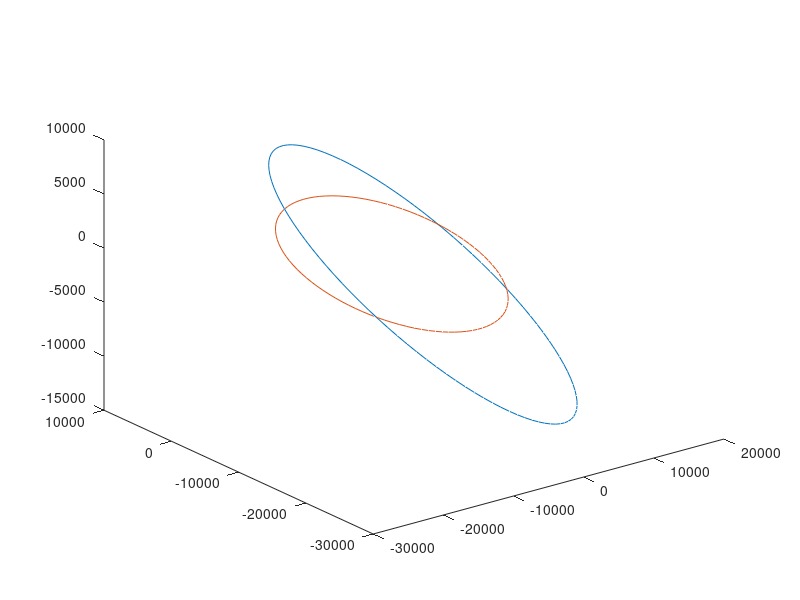

MATLAB code to generate this figure: (Note: this script raises an error after producing the figure.)
R_mars = 3397; % km
Gm_mars = 42828.314258067; % km^3/sec^2

TA_maneuver = 150; %[deg]
a_old = 6*R_mars;
e_old = 0.5;
big_omega = 45; % deg
inc = 30; % deg
little_omega = 30; % deg

fprintf("Semi major axis before maneuver: %.4e km\n", a_old);

specific_energy_old = -Gm_mars/(2*a_old);
fprintf("specific energy before maneuver: %.4e km^2/s^2\n", specific_energy_old);

p_old = a_old*(1-e_old^2);
fprintf("semilatus rectum before maneuver: %.4e km\n", p_old);

r = p_old/(1+e_old*cosd(TA_maneuver));
fprintf("radius at maneuver: %.4e km\n", r);

% calc v
v_old = sqrt(2*(specific_energy_old+(Gm_mars/r)));
fprintf("Velocity mag before maneuver: %.4e km/sec\n", v_old);

% calc r_dot 
r_dot_old = sqrt((v_old^2)-(p_old*Gm_mars/(r^2)));
fprintf("r_dot mag before maneuver: %.4e km/sec\n", r_dot_old);

% calc r_theta_dot
r_theta_dot_old = sqrt(p_old*Gm_mars)/r;
fprintf("r_theta_dot mag before maneuver: %.4e km/sec\n", r_theta_dot_old);

% calc FPA
FPA_old = atand(r_dot_old/r_theta_dot_old); % positive because ascending
fprintf("FPA before maneuver: %.4e deg\n", FPA_old);

% convert to rotational

theta = TA_maneuver + little_omega;
fprintf("theta: %.4e deg\n", theta);
fprintf("TA check: %.4e deg\n", theta - little_omega);
delta_v_inertial = [ 0.1 0.25 0.35 ]; % [x^ y^ z^]
fprintf("delta_v_inertial: %.4e km/s x^ %.4e km/s y^ %.4e km/s z^\n", delta_v_inertial);

TA_inertial_to_rotational = [ (cosd(big_omega)*cosd(theta))-(sind(big_omega)*cosd(inc)*sind(theta)) (-cosd(big_omega)*sind(theta))-(sind(big_omega)*cosd(inc)*cosd(theta)) sind(big_omega)*sind(inc);...
                              (sind(big_omega)*cosd(theta))+(cosd(big_omega)*cosd(inc)*sind(theta)) (-sind(big_omega)*sind(theta))+(cosd(big_omega)*cosd(inc)*cosd(theta)) -cosd(big_omega)*sind(inc);...
                              sind(inc)*sind(theta) sind(inc)*cosd(theta) cosd(inc) ];
delta_v_rotational = delta_v_inertial*TA_inertial_to_rotational;
fprintf("delta_v_rotational: %.4e km/s r^ %.4e km/s theta^ %.4e km/s h^\n", delta_v_rotational);

% convert to VNB

TA_rotational_to_vnb = [ sind(FPA_old) cosd(FPA_old) 0 ;...
                         cosd(FPA_old) -sind(FPA_old) 0;...
                         0 0 1 ];
delta_v_vnb = delta_v_rotational*TA_rotational_to_vnb;
fprintf("delta_v_vnb: %.4e km/s v^ %.4e km/s b^ %.4e km/s n^\n", delta_v_vnb(1), delta_v_vnb(2), delta_v_vnb(3));
fprintf("delta_v_vnb magnitude: %.4e km/s\n", norm(delta_v_vnb));                         
fprintf("delta_v_rotational magnitude: %.4e km/s\n", norm(delta_v_rotational));                         
fprintf("delta_v_inertial magnitude: %.4e km/s\n", norm(delta_v_inertial)); 
fprintf("percent of out-of-plane component: %.4e percent\n", delta_v_vnb(3)/norm(delta_v_vnb)*100);
delta_v_r_theta = sqrt((delta_v_rotational(1)^2)+(delta_v_rotational(2)^2));
fprintf("magnitude of projection of delta v on r, theta: %.4e km/s\n", delta_v_r_theta);
beta_angle = atand(delta_v_rotational(3)/delta_v_r_theta);
fprintf("beta_angle: %.4e deg\n", beta_angle);
beta_angle_check = asind(delta_v_rotational(3)/norm(delta_v_rotational));
fprintf("beta_angle_check: %.4e deg\n", beta_angle_check);
beta_angle_check_2 = asind(delta_v_rotational(3)/norm(delta_v_rotational));
fprintf("delta_v_h^: %.4e km/s\n", delta_v_rotational(3));
fprintf("beta_angle_check_2: %.4e deg\n", beta_angle_check_2);
phi_angle = asind(delta_v_rotational(1)/(norm(delta_v_rotational)*cosd(beta_angle)));
fprintf("phi_angle: %.4e deg\n", phi_angle);
phi_angle_check = acosd(delta_v_rotational(2)/(norm(delta_v_rotational)*cosd(beta_angle)));
fprintf("phi_angle_check: %.4e deg\n", phi_angle_check);

% calculate delta_v_v_b
delta_v_v_b = sqrt((delta_v_vnb(1)^2)+(delta_v_vnb(2)^2));
fprintf("magnitude of projection of delta v on v, b: %.4e km/s\n", delta_v_v_b);
alpha_angle = acosd(delta_v_vnb(1)/(norm(delta_v_vnb)*cosd(beta_angle)));
fprintf("alpha_angle: %.4e deg\n", alpha_angle);
alpha_angle_check = asind(delta_v_vnb(2)/(norm(delta_v_vnb)*cosd(beta_angle)));
fprintf("alpha_angle_check: %.4e deg\n", alpha_angle_check);

% express r and v_old in xyz
r_vector_rotational = [ r 0 0 ];
r_vector_inertial = r_vector_rotational*transpose(TA_inertial_to_rotational);
fprintf("r_vector_inertial: %.4e km x^ %.4e km y^ %.4e km z^\n", r_vector_inertial);
fprintf("r magnitude check: %.4e km\n", norm(r_vector_inertial));

v_vector_old_rotational = [ r_dot_old r_theta_dot_old 0 ];
v_vector_old_inertial = v_vector_old_rotational*transpose(TA_inertial_to_rotational);
fprintf("v_vector_old_inertial: %.4e km/s x^ %.4e km/s y^ %.4e km/s z^\n", v_vector_old_inertial);
fprintf("v old magnitude check: %.4e km\n", norm(v_vector_old_inertial));

v_vector_new_inertial = v_vector_old_inertial + delta_v_inertial;
fprintf("v_vector_new_inertial: %.4e km/s x^ %.4e km/s y^ %.4e km/s z^\n", v_vector_new_inertial);
v_new = norm(v_vector_new_inertial);
fprintf("v_new: %.4e km/sec\n", v_new);

h_unit_new = cross(r_vector_inertial, v_vector_new_inertial)/(norm(cross(r_vector_inertial, v_vector_new_inertial)));
fprintf("h unit vector after maneuver: %.4e km^s/s x^ %.4e km^s/s y^ %.4e km^s/s z^\n", h_unit_new);
fprintf("h unit vector check: %.4e km^2/s\n", norm(h_unit_new));
inc_new = acosd(h_unit_new(3));
fprintf("inc_new: %.4e deg\n", inc_new);
big_omega_new = asind(h_unit_new(1)/sind(inc_new));
fprintf("big_omega_new: %.4e deg\n", big_omega_new);
big_omega_new_check = acosd(-h_unit_new(2)/sind(inc_new));
fprintf("big_omega_new_check: %.4e deg\n", big_omega_new_check);

% calc new a
a_new = -(Gm_mars/2)/(((v_new^2)/2) - (Gm_mars/r));
fprintf("a_new: %.4e km\n", a_new);

% calc new FPA
r_dot_v = dot(r_vector_inertial, v_vector_new_inertial);
fprintf("r_dot_v: %.4e km^2/s\n", r_dot_v);
FPA_new = asind(r_dot_v/(r*v_new));
fprintf("FPA_new: %.4e deg\n", FPA_new);

% calc new e
e_new = sqrt(((((r*(v_new^2)/Gm_mars)-1)^2)*(cosd(FPA_new))^2)+(sind(FPA_new))^2);
fprintf("e_new: %.4e\n", e_new);

% calc new TA
TA_calc_numerator = (r*(v_new^2)/Gm_mars)*(sind(FPA_new))*(cosd(FPA_new));
TA_calc_denominator = ((r*(v_new^2)/Gm_mars)*(cosd(FPA_new))^2)-1;
TA_new = atand(TA_calc_numerator/TA_calc_denominator);
fprintf("TA_new: %.4e deg\n", TA_new);

% calc r_hat
r_hat = r_vector_inertial/(norm(r_vector_inertial));
fprintf("r_hat: %.4e km x^ %.4e km y^ %.4e km z^\n", r_hat);

% calc theta_new
theta_new = asind(r_hat(3)/sind(inc_new));
fprintf("theta_new: %.4e deg\n", theta_new);
theta_new_check = acosd(r_hat(1)/cosd(big_omega_new));
fprintf("theta_new_check: %.4e deg\n", theta_new_check);

% calc little_omega_new
little_omega_new = theta_new_check - (180+TA_new);
fprintf("little_omega_new: %.4e deg\n", little_omega_new);



%-----------inplane to rotational--------------%
TA = TA_maneuver;
TA_inplane_to_rotational = [ cosd(TA) -sind(TA) 0;...
                             sind(TA) cosd(TA) 0;...
                             0 0 1 ];
%-----------rotational to inertial----------------%
TA_rotational_to_inertial = transpose(TA_inertial_to_rotational);
%-----------inplane to inertial----------------%
TA_inplane_to_inertial = TA_inplane_to_rotational * TA_rotational_to_inertial;
fprintf('TA_inplane_to_inertial(1): %.4e[km]\n', TA_inplane_to_inertial(1));
fprintf('TA_inplane_to_inertial(2): %.4e[km]\n', TA_inplane_to_inertial(2));
fprintf('TA_inplane_to_inertial(3): %.4e[km]\n', TA_inplane_to_inertial(3));

% plot original orbit
b_old = a_old * sqrt( 1 - (e_old^2) );
fprintf('old Semi-major Axis (a): %.7e[km]\n', a_old);
fprintf('old Semi-minor Axis (b): %.7e[km]\n', b_old);
t = linspace(0, 2*pi);
e_hat_old = a_old * cos(t) - (a_old*e_old);
p_hat_old = b_old * sin(t);
h_hat_old = t;

inertial_vector_old = [transpose(e_hat_old) transpose(p_hat_old) transpose(h_hat_old)]*TA_inplane_to_inertial;
x_old = inertial_vector_old(:,1);
y_old = inertial_vector_old(:,2);
z_old = inertial_vector_old(:,3);

%new_vector = [ e p h ]*TA_inplane_to_inertial
plot3(x_old,y_old,z_old);
hold on;

% new orbit
TA_inplane_to_rotational_new = [ cosd(TA_new) -sind(TA_new) 0;...
                             sind(TA_new) cosd(TA_new) 0;...
                             0 0 1 ];
TA_inertial_to_rotational_new = [ (cosd(big_omega_new)*cosd(theta_new_check))-(sind(big_omega_new)*cosd(inc_new)*sind(theta_new_check)) (-cosd(big_omega_new)*sind(theta_new_check))-(sind(big_omega_new)*cosd(inc_new)*cosd(theta_new_check)) sind(big_omega_new)*sind(inc_new);...
                              (sind(big_omega_new)*cosd(theta_new_check))+(cosd(big_omega_new)*cosd(inc_new)*sind(theta_new_check)) (-sind(big_omega_new)*sind(theta_new_check))+(cosd(big_omega_new)*cosd(inc_new)*cosd(theta_new_check)) -cosd(big_omega_new)*sind(inc_new);...
                              sind(inc_new)*sind(theta_new_check) sind(inc_new)*cosd(theta_new_check) cosd(inc_new) ];
TA_rotational_to_inertial_new = transpose(TA_inertial_to_rotational_new);
TA_inplane_to_inertial_new = TA_inplane_to_rotational_new * TA_rotational_to_inertial_new;

b_new = a_new * sqrt( 1 - (e_new^2) );
fprintf('new Semi-major Axis (a): %.7e[km]\n', a_new);
fprintf('new Semi-minor Axis (b): %.7e[km]\n', b_new);
t = linspace(0, 2*pi);
e_hat_new = a_new * cos(t) + (a_new*e_new);
p_hat_new = b_new * sin(t);
h_hat_new = t;

inertial_vector_new = [transpose(e_hat_new) transpose(p_hat_new) transpose(h_hat_new)]*TA_inplane_to_inertial_new;
x_new = inertial_vector_new(:,1);
y_new = inertial_vector_new(:,2);
z_new = inertial_vector_new(:,3);

%new_vector = [ e p h ]*TA_inplane_to_inertial
plot3(x_new,y_new,z_new);
hold on;

% add h_hat
plotv(h_unit_new, '--')

daspect([1 1 1]);
axis auto;
% xlim([-3.5e4 1e4]);
% ylim([-2e4 2e4]);
% zlim([-2e4 2e4]);
grid on;
hold off;

%legend("Before maneuver", "After maneuver")
title("Orbit of spacecraft around Earth-Lillian Shido")
xlabel("X [km]")
ylabel("Y [km]")
zlabel("Z [km]")




